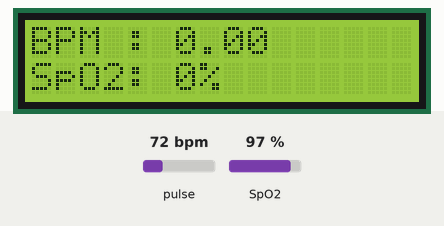
Simulated run of this sketch. Board: Arduino Uno, built with avr-gcc and run on an emulated ATmega328P. On the bench: 16×2 character LCD. The inputs (shaded band) are chosen by the test bench; at power-on: pulse 72 bpm, SpO2 97 %. What the sketch prints to the serial monitor is not drawn.

Above: at 4.2 s.
4.3 s: pulse set to 42 bpm
At 7.2 s:
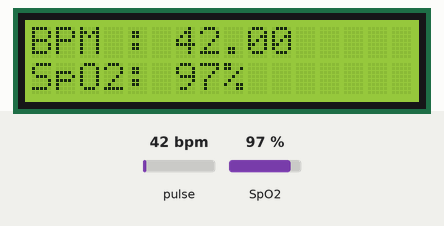
7.6 s: SpO2 set to 80 %
At 9.3 s:
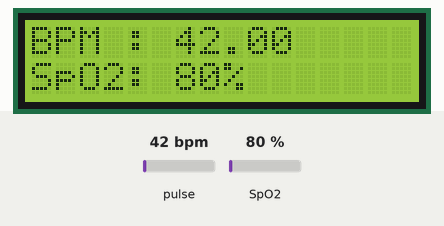
9.7 s: pulse set to 70 bpm
At 11.4 s:
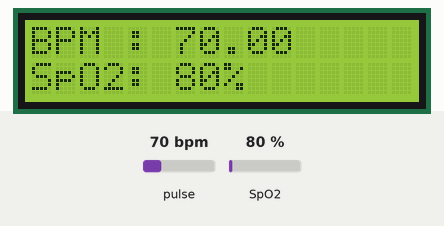
11.7 s: SpO2 set to 85 %
At 13.5 s:
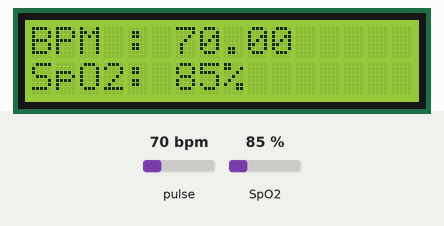
Timing chart, 0 to 14.8 s (numbered marks = the images above; inputs shaded):
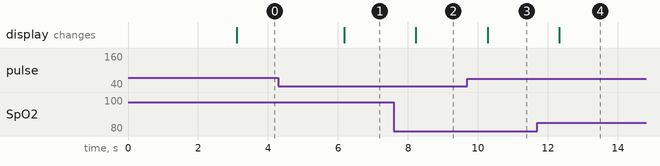

The sketch:

Pulse_Oximeter_Sugi.ino
```cpp
#include <LiquidCrystal_I2C.h>
#include <Wire.h>
#include "MAX30100_PulseOximeter.h"
#define REPORTING_PERIOD_MS     1000

// Inisialisasi nomor pin LCD

LiquidCrystal_I2C lcd(0x3f, 16, 2);

PulseOximeter pox;
uint32_t tsLastReport = 0;

void onBeatDetected()
{
    Serial.println("Beat!");
}

void setup() // running sekali pada saat pertama
{
    Serial.begin(115200);
    Serial.print("Initializing pulse oximeter..");

    // Inisialisasi LCD

    lcd.init();

    // Print text ke LCD

    lcd.backlight();
    lcd.setCursor(0,0);
    lcd.print("Pulse");
    lcd.setCursor(0,1);
    lcd.print("Oximeter");
    lcd.print(" by Sugi");

    // untuk memberi jarak sebelum pindah ke baris kode selanjutnya

    delay(3000);

    // Inisialisasi Pulse Oximeter
    // Jika terdapat kegagalan umumnya karena kabel I2C yang kurang tepat, tidak ada daya, atau target chip salah

    if (!pox.begin()) {
        Serial.println("FAILED");
        for(;;);
    } else {
        Serial.println("SUCCESS");
    }
     pox.setIRLedCurrent(MAX30100_LED_CURR_7_6MA);

    // Callback untuk deteksi heart rate

    pox.setOnBeatDetectedCallback(onBeatDetected);
}

void loop() // running secara berulang
{
    pox.update();
    if (millis() - tsLastReport > REPORTING_PERIOD_MS) {

    // Menampilkan data Pulse Oximeter ke LCD

        lcd.clear();
        lcd.setCursor(0,0);
        lcd.print("BPM : ");
        lcd.print(pox.getHeartRate());
        lcd.setCursor(0,1);
        lcd.print("SpO2: ");
        lcd.print(pox.getSpO2());
        lcd.print("%");

        tsLastReport = millis();
    }
}
```

Measured:
- after the input at 4.3 s, the display: changes after 1.9 s (image 1)
- after the input at 7.6 s, the display: changes after 0.62 s (image 2)
- after the input at 9.7 s, the display: changes after 0.57 s (image 3)
- after the input at 11.7 s, the display: changes after 0.62 s (image 4)
